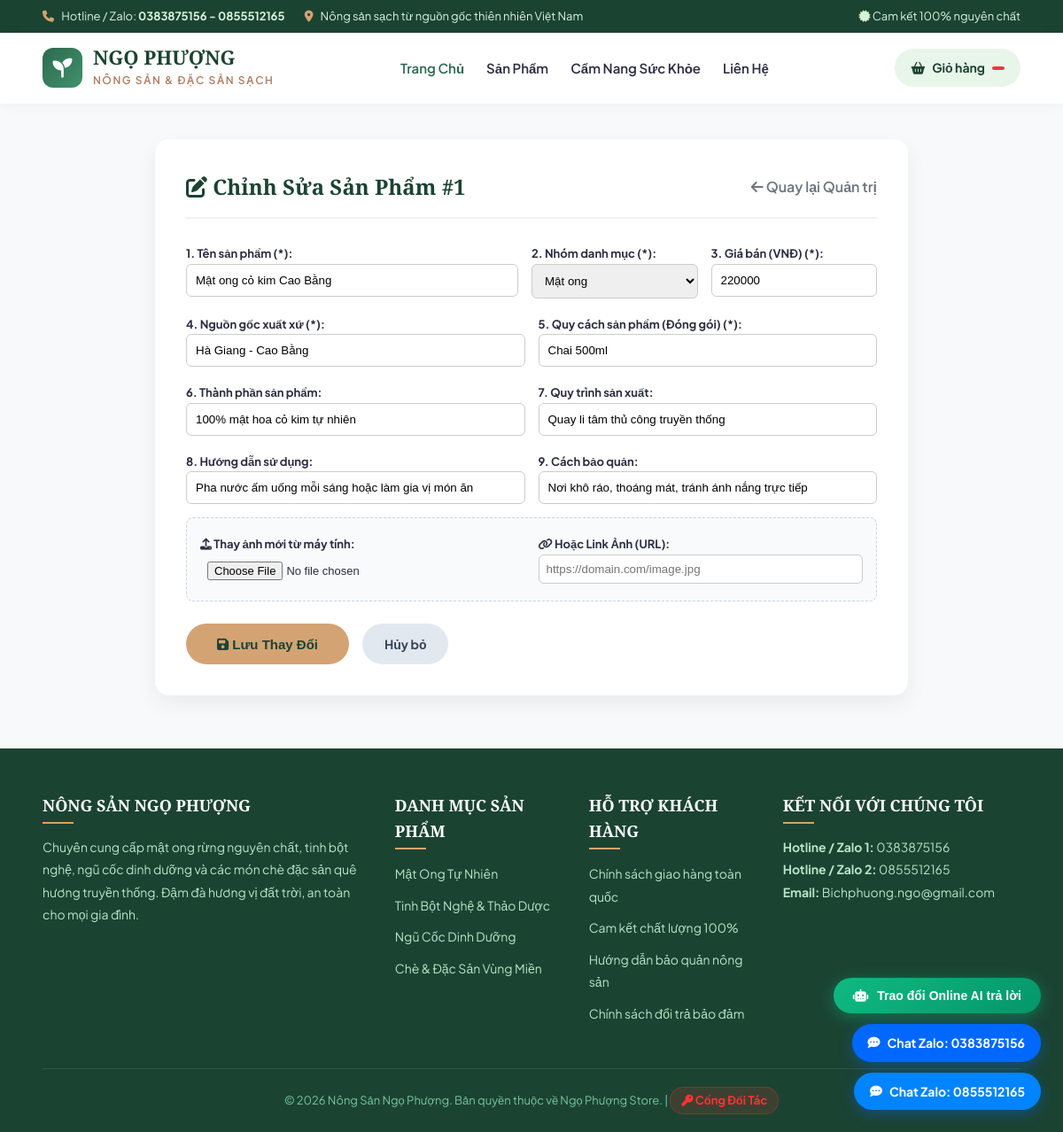
Page /admin/edit-product/1 (signed in) on the committed database.
### tables this page shows
CREATE TABLE products (
    id INTEGER PRIMARY KEY AUTOINCREMENT,
    sort_order INTEGER DEFAULT 0,
    group_name TEXT,
    name TEXT,
    price INTEGER,
    packaging TEXT,
    rating INTEGER,
    origin TEXT,
    ingredients TEXT,
    process TEXT,
    usage TEXT,
    storage TEXT,
    image TEXT,
    status TEXT,
    author TEXT,
    date TEXT
);

### app.py (the view, shortened to what this page needs)
@app.route("/admin/edit-product/<int:product_id>", methods=["GET", "POST"])
def edit_product(product_id):
    user = session.get("user")
    if not user:
        return redirect(url_for("login"))
    is_admin = user["role"] in ["SUPER_ADMIN", "NHAN_VIEN"]
    product = get_product_by_id(product_id)
    if not product:
        flash("Không tìm thấy sản phẩm cần sửa!", "warning")
        return redirect(url_for("admin_dashboard"))
    if not is_admin and product.get("author") != user["name"]:
        flash("⛔ Bạn không có quyền sửa sản phẩm này!", "danger")
        return redirect(url_for("admin_dashboard"))
    return render_template("edit_product.html", product=product, user=user)

### app.py (called while the page is built)
def get_db():
    conn = sqlite3.connect(DB_PATH)
    conn.row_factory = sqlite3.Row
    return conn

def get_product_by_id(p_id):
    conn = get_db()
    row = conn.execute("SELECT * FROM products WHERE id = ?", (p_id,)).fetchone()
    conn.close()
    return dict(row) if row else None

### templates/edit_product.html (shortened to what this page needs)
{% extends "base.html" %}
{% block content %}
<div class="container" style="max-width: 850px; margin: 40px auto; background: #fff; padding: 35px; border-radius: 16px; box-shadow: var(--card-shadow);">
    <div style="display: flex; justify-content: space-between; align-items: center; margin-bottom: 25px; border-bottom: 2px solid #edf2f7; padding-bottom: 15px;">
        <h2 style="font-family: 'Playfair Display', serif; color: var(--primary-dark); font-size: 24px;"><i class="fa-solid fa-pen-to-square"></i> Chỉnh Sửa Sản Phẩm #{{ product.id }}</h2>
        <a href="{{ url_for('admin_dashboard') }}" style="color: var(--text-muted); text-decoration: none; font-weight: 600;"><i class="fa-solid fa-arrow-left"></i> Quay lại Quản trị</a>
    </div>
    <form action="{{ url_for('edit_product', product_id=product.id) }}" method="POST" enctype="multipart/form-data">
        <div style="display: grid; grid-template-columns: 2fr 1fr 1fr; gap: 15px; margin-bottom: 15px;">
            <div>
                <label style="font-size: 13px; font-weight: 700;">1. Tên sản phẩm (*):</label>
                <input type="text" name="name" value="{{ product.name }}" required style="width: 100%; padding: 10px; border-radius: 6px; border: 1px solid #ccc;">
            </div>
            <div>
                <label style="font-size: 13px; font-weight: 700;">2. Nhóm danh mục (*):</label>
                <select name="group" style="width: 100%; padding: 10px; border-radius: 6px; border: 1px solid #ccc;">
                    <option value="Mật ong" {% if product.group == 'Mật ong' %}selected{% endif %}>Mật ong</option>
                </select>
            </div>
            <div>
                <label style="font-size: 13px; font-weight: 700;">3. Giá bán (VNĐ) (*):</label>
                <input type="number" name="price" value="{{ product.price }}" required style="width: 100%; padding: 10px; border-radius: 6px; border: 1px solid #ccc;">
            </div>
        </div>
        <div style="display: grid; grid-template-columns: 1fr 1fr; gap: 15px; margin-bottom: 15px;">
            <div>
                <label style="font-size: 13px; font-weight: 700;">4. Nguồn gốc xuất xứ (*):</label>
                <input type="text" name="origin" value="{{ product.origin }}" required style="width: 100%; padding: 10px; border-radius: 6px; border: 1px solid #ccc;">
            </div>
            <div>
                <label style="font-size: 13px; font-weight: 700;">5. Quy cách sản phẩm (Đóng gói) (*):</label>
                <input type="text" name="packaging" value="{{ product.packaging }}" required style="width: 100%; padding: 10px; border-radius: 6px; border: 1px solid #ccc;">
            </div>
        </div>
        <div style="display: grid; grid-template-columns: 1fr 1fr; gap: 15px; margin-bottom: 15px;">
            <div>
                <label style="font-size: 13px; font-weight: 700;">6. Thành phần sản phẩm:</label>
                <input type="text" name="ingredients" value="{{ product.ingredients }}" style="width: 100%; padding: 10px; border-radius: 6px; border: 1px solid #ccc;">
            </div>
            <div>
                <label style="font-size: 13px; font-weight: 700;">7. Quy trình sản xuất:</label>
                <input type="text" name="process" value="{{ product.process }}" style="width: 100%; padding: 10px; border-radius: 6px; border: 1px solid #ccc;">
            </div>
        </div>
        <div style="display: grid; grid-template-columns: 1fr 1fr; gap: 15px; margin-bottom: 15px;">
            <div>
                <label style="font-size: 13px; font-weight: 700;">8. Hướng dẫn sử dụng:</label>
                <input type="text" name="usage" value="{{ product.usage }}" style="width: 100%; padding: 10px; border-radius: 6px; border: 1px solid #ccc;">
            </div>
            <div>
                <label style="font-size: 13px; font-weight: 700;">9. Cách bảo quản:</label>
                <input type="text" name="storage" value="{{ product.storage }}" style="width: 100%; padding: 10px; border-radius: 6px; border: 1px solid #ccc;">
            </div>
        </div>
        <div style="display: grid; grid-template-columns: 1fr 1fr; gap: 15px; margin-bottom: 25px; background: #f8fafc; padding: 15px; border-radius: 8px; border: 1px dashed #cbd5e1;">
            <div>
                <label style="font-size: 13px; font-weight: 700;"><i class="fa-solid fa-upload"></i> Thay ảnh mới từ máy tính:</label>
                <input type="file" name="image_file" accept="image/*" style="width: 100%; padding: 8px; font-size: 13px;">
            </div>
            <div>
                <label style="font-size: 13px; font-weight: 700;"><i class="fa-solid fa-link"></i> Hoặc Link Ảnh (URL):</label>
                <input type="text" name="image_url" value="{{ product.image }}" placeholder="https://domain.com/image.jpg" style="width: 100%; padding: 8px; border-radius: 6px; border: 1px solid #ccc;">
            </div>
        </div>
        <div style="display: flex; gap: 15px;">
            <button type="submit" class="btn-primary" style="padding: 12px 35px; font-size: 15px;"><i class="fa-solid fa-floppy-disk"></i> Lưu Thay Đổi</button>
            <a href="{{ url_for('admin_dashboard') }}" style="background: #e2e8f0; color: #334155; padding: 12px 25px; border-radius: 30px; text-decoration: none; font-weight: bold; font-size: 14px;">Hủy bỏ</a>
        </div>
    </form>
</div>
{% endblock %}

### rows in the picture
products: id "1", name "Mật ong cỏ kim Cao Bằng", price "220000", origin "Hà Giang - Cao Bằng", packaging "Chai 500ml", ingredients "100% mật hoa cỏ kim tự nhiên", process "Quay li tâm thủ công truyền thống", usage "Pha nước ấm uống mỗi sáng hoặc làm gia vị món ăn", storage "Nơi khô ráo, thoáng mát, tránh ánh nắng trực tiếp"
